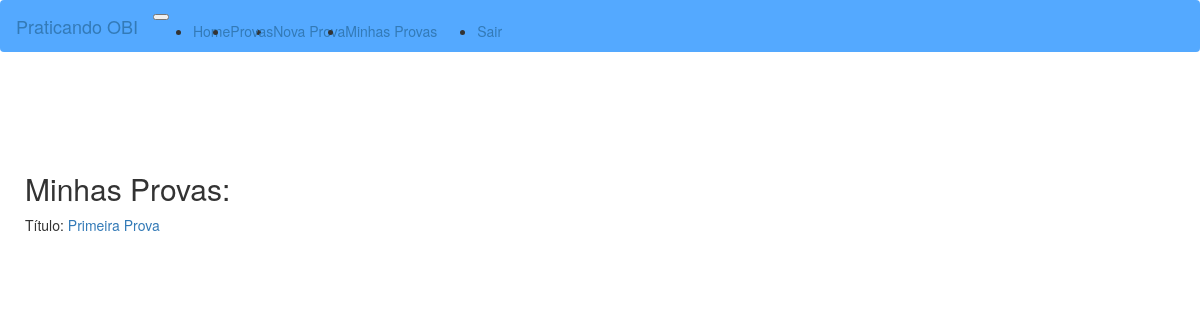
Page /usuario/minhasprovas/ (signed in) on the earlier database version.
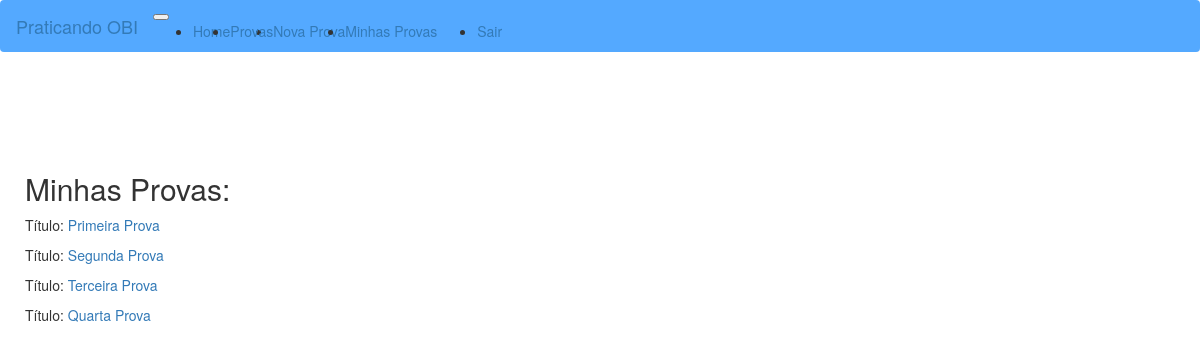
Same page on the later database version.
### provasobi/models.py (models this page shows, shortened)
class ProvaPerson(models.Model):
    autor = models.ForeignKey(Profile, on_delete=models.CASCADE)
    titulo = models.CharField(db_column='titulo', max_length=200, blank=True, null=True, default='')
    ano = models.CharField(db_column='ano',  max_length=20, blank=True, null=True, default='')
    dificuldade = models.IntegerField(db_column='dificuldade', blank=True, null=True, default=0)
    observacoes = models.TextField(db_column='observacoes', blank=True, null=True, default='')
    questoes = models.ManyToManyField(Questao, blank='True')
    class Meta:
        verbose_name_plural = 'Provas personalizadas'
        verbose_name = 'Prova personalizada'

### usuarios/views.py (the view)
# urls.py: path('minhasprovas/', provasperson, name='provasperson'),
def provasperson(request):
    provas = ProvaPerson.objects.filter(autor=request.user.profile)
    return render(request, 'minhasprovas.html', {'provas': provas})

### templates/minhasprovas.html
{% extends 'base.html' %}
{% load static %}
{% block container %}
    <h2>Minhas Provas:</h2>
    {% if not provas %}
        <p>Você ainda não tem provas cadastradas.</p>
    {% else %}
        {% for prova in provas %}
            <p>Título: <a href="{% url 'usuarios_obi:provaperson_detail' prova.pk %}"> {{ prova.titulo }} </a></p>
        {% endfor%}
    {% endif %}
{% endblock %}

Differences in the rows shown:
added ProvaPerson: titulo "Segunda Prova"
added ProvaPerson: titulo "Terceira Prova"
added ProvaPerson: titulo "Quarta Prova"
